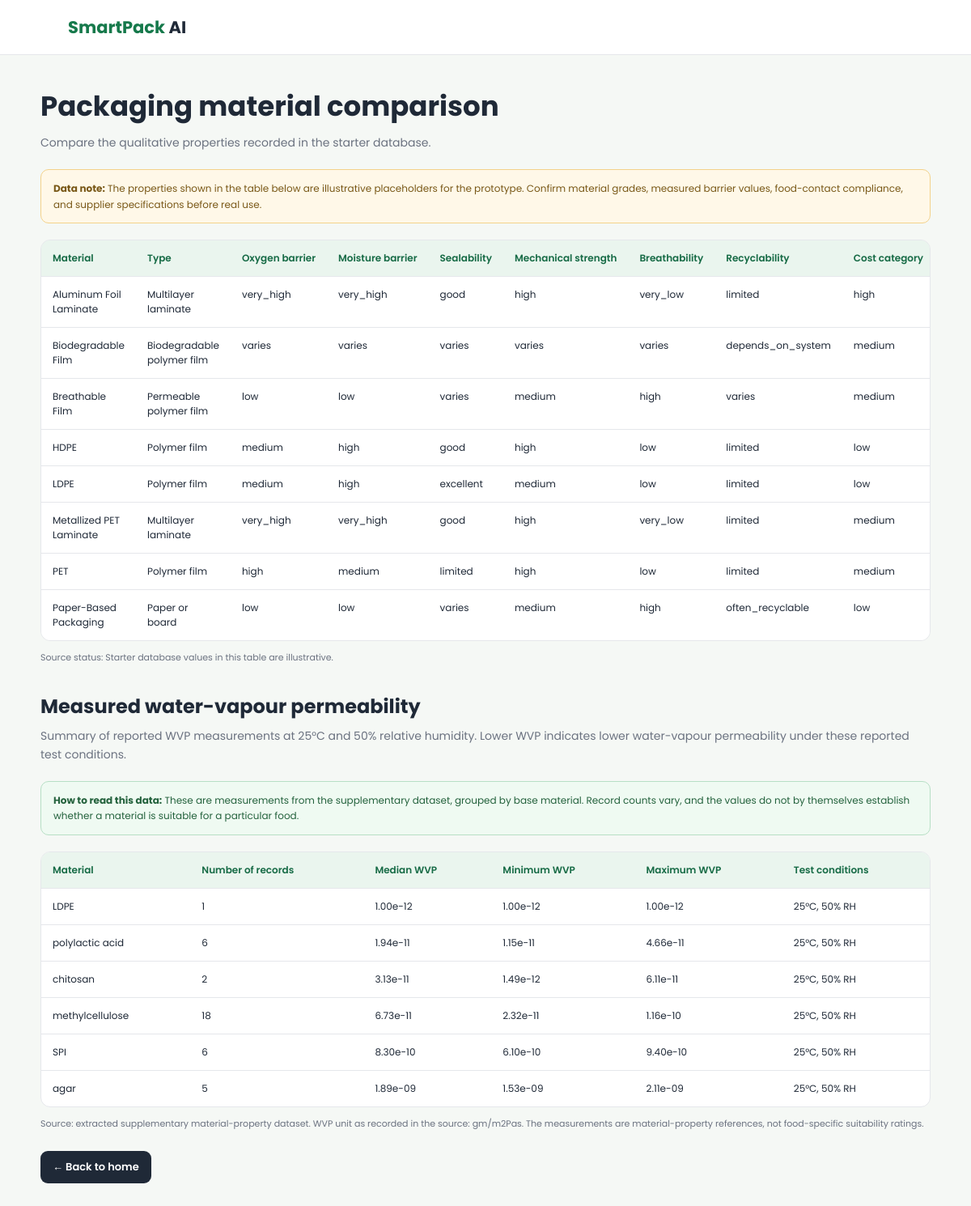
The page /materials on the database its author committed.
### tables this page shows
CREATE TABLE packaging_materials (
            id INTEGER PRIMARY KEY AUTOINCREMENT,
            name TEXT NOT NULL UNIQUE,
            material_type TEXT NOT NULL,
            oxygen_barrier TEXT,
            moisture_barrier TEXT,
            sealability TEXT,
            mechanical_strength TEXT,
            breathability TEXT,
            recyclability TEXT,
            cost_category TEXT,
            source_status TEXT NOT NULL,
            limitations TEXT
        );

### app.py (the view)
@app.route("/materials")
def materials():
    materials_list = get_all_materials()
    summary_path = (
        Path(__file__).resolve().parent
        / "real_dataset"
        / "wvp_summary_25C_50RH.csv"
    )
    if summary_path.exists():
        wvp_summary = pd.read_csv(summary_path).to_dict(orient="records")
    else:
        wvp_summary = []
    return render_template(
        "material.html",
        materials=materials_list,
        wvp_summary=wvp_summary
    )

### database.py (called while the page is built)
def get_connection():
    connection = sqlite3.connect(DATABASE_PATH)
    connection.row_factory = sqlite3.Row
    return connection

def get_all_materials():
    connection = get_connection()
    try:
        return connection.execute("""
            SELECT *
            FROM packaging_materials
            ORDER BY name
        """).fetchall()
    finally:
        connection.close()

### templates/material.html (shortened to what this page needs)
<!DOCTYPE html>
<html lang="en">
<head>
</head>
<body>
    <header>
        <div class="brand">SmartPack <span>AI</span></div>
    </header>
    <main>
        <h1>Packaging material comparison</h1>
        <p class="subtitle">
            Compare the qualitative properties recorded in the starter database.
        </p>
        <div class="notice">
            <strong>Data note:</strong>
            The properties shown in the table below are illustrative placeholders
            for the prototype. Confirm material grades, measured barrier values,
            food-contact compliance, and supplier specifications before real use.
        </div>
        <div class="table-wrap">
            <table>
                <thead>
                    <tr>
                        <th>Material</th>
                        <th>Type</th>
                        <th>Oxygen barrier</th>
                        <th>Moisture barrier</th>
                        <th>Sealability</th>
                        <th>Mechanical strength</th>
                        <th>Breathability</th>
                        <th>Recyclability</th>
                        <th>Cost category</th>
                    </tr>
                </thead>
                <tbody>
                    {% for material in materials %}
                    <tr>
                        <td>{{ material["name"] }}</td>
                        <td>{{ material["material_type"] }}</td>
                        <td>{{ material["oxygen_barrier"] }}</td>
                        <td>{{ material["moisture_barrier"] }}</td>
                        <td>{{ material["sealability"] }}</td>
                        <td>{{ material["mechanical_strength"] }}</td>
                        <td>{{ material["breathability"] }}</td>
                        <td>{{ material["recyclability"] }}</td>
                        <td>{{ material["cost_category"] }}</td>
                    </tr>
                    {% endfor %}
                </tbody>
            </table>
        </div>
        <p class="source">
            Source status: Starter database values in this table are illustrative.
        </p>
        <h2>Measured water-vapour permeability</h2>
        <p class="subtitle">
            Summary of reported WVP measurements at 25°C and 50% relative humidity.
            Lower WVP indicates lower water-vapour permeability under these
            reported test conditions.
        </p>
        <div class="data-notice">
            <strong>How to read this data:</strong>
            These are measurements from the supplementary dataset, grouped by
            base material. Record counts vary, and the values do not by themselves
            establish whether a material is suitable for a particular food.
        </div>
        <div class="table-wrap">
            <table>
                <thead>
                    <tr>
                        <th>Material</th>
                        <th>Number of records</th>
                        <th>Median WVP</th>
                        <th>Minimum WVP</th>
                        <th>Maximum WVP</th>
                        <th>Test conditions</th>
                    </tr>
                </thead>
                <tbody>
                    {% for item in wvp_summary %}
                    <tr>
                        <td>{{ item["Base Material"] }}</td>
                        <td>{{ item["record_count"] }}</td>
                        <td>{{ "%.2e"|format(item["median_wvp"]) }}</td>
                        <td>{{ "%.2e"|format(item["minimum_wvp"]) }}</td>
                        <td>{{ "%.2e"|format(item["maximum_wvp"]) }}</td>
                        <td>25°C, 50% RH</td>
                    </tr>
                    {% else %}
                    <tr>
                        <td colspan="6">
                            No measured WVP summary data is currently available.
                        </td>
                    </tr>
                    {% endfor %}
                </tbody>
            </table>
        </div>
        <p class="source">
            Source: extracted supplementary material-property dataset.
            WVP unit as recorded in the source: gm/m2Pas. The measurements are
            material-property references, not food-specific suitability ratings.
        </p>
        <div class="actions">
            <a class="back" href="{{ url_for('home') }}">← Back to home</a>
        </div>
    </main>
</body>
</html>

### templates/material.html (style rules this page uses)
* { box-sizing: border-box; }
body { margin: 0; background: #f5f8f5; color: #1f2937; font-family: "Poppins", sans-serif; }
header { padding: 18px 7%; background: #fff; border-bottom: 1px solid #e5e7eb; }
.brand { color: #16794b; font-size: 21px; font-weight: 700; }
.brand span { color: #1f2937; }
main { width: min(1100px, 94%); margin: 38px auto; }
h1 { margin: 0 0 8px; font-size: clamp(25px, 4vw, 34px); }
h2 { margin: 34px 0 8px; font-size: clamp(19px, 3vw, 24px); }
.subtitle { margin: 0 0 22px; color: #6b7280; font-size: 14px; line-height: 1.6; }
.notice { margin-bottom: 20px; padding: 13px 15px; border: 1px solid #f3d28b; border-radius: 10px; background: #fff8e8; color: #795817; font-size: 12px; line-height: 1.6; }
.data-notice { margin: 15px 0 20px; padding: 13px 15px; border: 1px solid #b7dfc5; border-radius: 10px; background: #effaf2; color: #24623d; font-size: 12px; line-height: 1.6; }
.table-wrap { overflow-x: auto; border: 1px solid #e5e7eb; border-radius: 12px; background: #fff; }
table { width: 100%; min-width: 850px; border-collapse: collapse; font-size: 12px; text-align: left; }
th, td { padding: 13px 14px; border-bottom: 1px solid #e5e7eb; vertical-align: top; }
th { background: #eaf5ee; color: #176b46; font-weight: 600; white-space: nowrap; }
tr:last-child td { border-bottom: none; }
.source { margin: 12px 0 0; color: #6b7280; font-size: 11px; line-height: 1.6; }
.actions { margin-top: 25px; }
a.back { display: inline-block; padding: 10px 15px; border-radius: 9px; background: #1f2937; color: #fff; font-size: 13px; font-weight: 600; text-decoration: none; transition: background 0.2s ease; }

### rows shown on the page
packaging_materials: name "Aluminum Foil Laminate", material_type "Multilayer laminate", oxygen_barrier "very_high", moisture_barrier "very_high", sealability "good", mechanical_strength "high", breathability "very_low", recyclability "limited", cost_category "high"
packaging_materials: name "Biodegradable Film", material_type "Biodegradable polymer film", oxygen_barrier "varies", moisture_barrier "varies", sealability "varies", mechanical_strength "varies", breathability "varies", recyclability "depends_on_system", cost_category "medium"
packaging_materials: name "Breathable Film", material_type "Permeable polymer film", oxygen_barrier "low", moisture_barrier "low", sealability "varies", mechanical_strength "medium", breathability "high", recyclability "varies", cost_category "medium"
packaging_materials: name "HDPE", material_type "Polymer film", oxygen_barrier "medium", moisture_barrier "high", sealability "good", mechanical_strength "high", breathability "low", recyclability "limited", cost_category "low"
packaging_materials: name "LDPE", material_type "Polymer film", oxygen_barrier "medium", moisture_barrier "high", sealability "excellent", mechanical_strength "medium", breathability "low", recyclability "limited", cost_category "low", record_count "1", median_wvp "1.00e-12", minimum_wvp "1.00e-12", maximum_wvp "1.00e-12"
packaging_materials: name "Metallized PET Laminate", material_type "Multilayer laminate", oxygen_barrier "very_high", moisture_barrier "very_high", sealability "good", mechanical_strength "high", breathability "very_low", recyclability "limited", cost_category "medium"
packaging_materials: name "PET", material_type "Polymer film", oxygen_barrier "high", moisture_barrier "medium", sealability "limited", mechanical_strength "high", breathability "low", recyclability "limited", cost_category "medium"
packaging_materials: name "Paper-Based Packaging", material_type "Paper or board", oxygen_barrier "low", moisture_barrier "low", sealability "varies", mechanical_strength "medium", breathability "high", recyclability "often_recyclable", cost_category "low"

### other values the page prints
{{ item["Base Material"] }} "polylactic acid" "chitosan" "methylcellulose" "SPI" "agar"
{{ item["record_count"] }} "6" "2" "18" "6" "5"
{{ "%.2e"|format(item["median_wvp"]) }} "1.94e-11" "3.13e-11" "6.73e-11" "8.30e-10" "1.89e-09"
{{ "%.2e"|format(item["minimum_wvp"]) }} "1.15e-11" "1.49e-12" "2.32e-11" "6.10e-10" "1.53e-09"
{{ "%.2e"|format(item["maximum_wvp"]) }} "4.66e-11" "6.11e-11" "1.16e-10" "9.40e-10" "2.11e-09"
